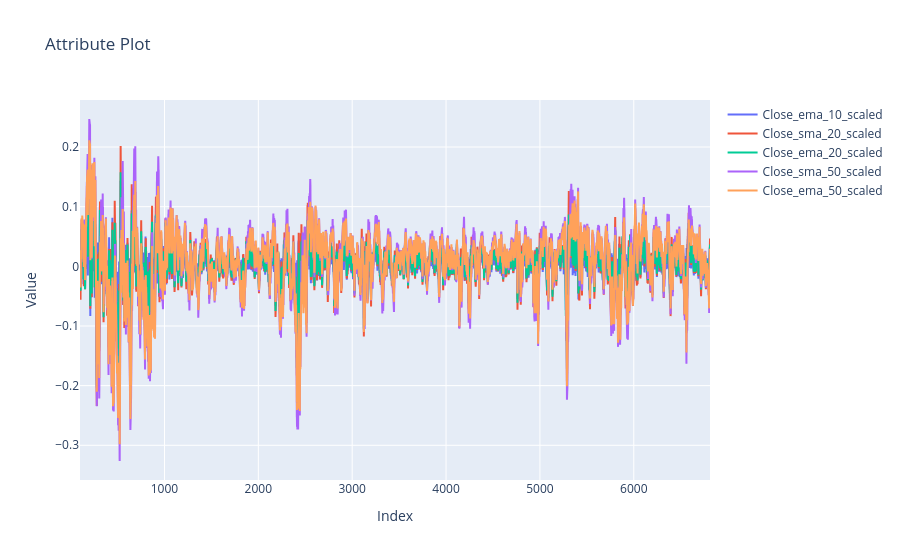

Here is the notebook cell this chart was saved with:
### Markdown cell above
## Plot the newly scaled features

### Now we can see that there is some context to these features, they have become more bounded regardless of what the price of the underlying security is

### Code cell
plot_attributes_plotly(df, ['Close_ema_10_scaled', 'Close_sma_20_scaled', 'Close_ema_20_scaled',
       'Close_sma_50_scaled', 'Close_ema_50_scaled'])

### Figure 1 — Plotly figure (JSON) as saved in the notebook; plotly's stock layout.template omitted (floating-point values rounded to 4 significant figures; data arrays with more than 128 entries replaced by an {"elided": "..."} marker saying what was removed)
{"data": [{"hovertemplate": "x: %{x}<br>y: %{y}<extra></extra>", "mode": "lines", "name": "Close_ema_10_scaled", "type": "scatter", "x": {"elided": "6713 int values"}, "y": {"elided": "6713 float values"}}, {"hovertemplate": "x: %{x}<br>y: %{y}<extra></extra>", "mode": "lines", "name": "Close_sma_20_scaled", "type": "scatter", "x": {"elided": "6713 int values"}, "y": {"elided": "6713 float values"}}, {"hovertemplate": "x: %{x}<br>y: %{y}<extra></extra>", "mode": "lines", "name": "Close_ema_20_scaled", "type": "scatter", "x": {"elided": "6713 int values"}, "y": {"elided": "6713 float values"}}, {"hovertemplate": "x: %{x}<br>y: %{y}<extra></extra>", "mode": "lines", "name": "Close_sma_50_scaled", "type": "scatter", "x": {"elided": "6713 int values"}, "y": {"elided": "6713 float values"}}, {"hovertemplate": "x: %{x}<br>y: %{y}<extra></extra>", "mode": "lines", "name": "Close_ema_50_scaled", "type": "scatter", "x": {"elided": "6713 int values"}, "y": {"elided": "6713 float values"}}], "layout": {"hovermode": "x unified", "title": {"text": "Attribute Plot"}, "xaxis": {"title": {"text": "Index"}}, "yaxis": {"title": {"text": "Value"}}}}
